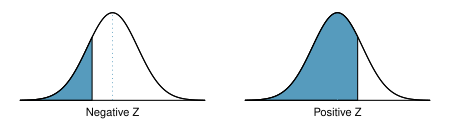

Generate this figure with R:
library(openintro)
data(COL)

GeneratePlot <- function(X, Y, label, start = -10, end = 10) {
  plot(X, Y,
       type = 'l',
       axes = FALSE,
       xlim = c(-3.4, 3.4))
  axis(1,
       at = c(-5, 0, 5),
       label = c(-5, label, 5),
       cex.axis = 0.7,
       tick = FALSE)
  these <- which(start < X & X < end)
  polygon(c(X[these[1]], X[these],X[rev(these)[1]]),
          c(0, Y[these], 0),
          col = COL[1])
  lines(X, Y)
  abline(h = 0)
  lines(c(0, 0),
        dnorm(0) * c(0.01, 0.99),
        col = COL[1],
        lty = 3)
}

X <- seq(-4, 4, 0.01)
Y <- dnorm(X)

myPDF('normalTails.pdf', 4.5, 1.3,
      mar = c(1.3, 1, 0.5, 1),
      mgp = c(3, -0.2, 0),
      mfrow = 1:2)
GeneratePlot(X, Y, "Negative Z", -10, -0.801)
GeneratePlot(X, Y, "Positive Z", -10, 0.801)
dev.off()



myPDF('normalTailLeft.pdf', 2.75, 1.05,
      mar = c(0.9, 1, 0.1, 3.05),
      mgp = c(3, -0.2, 0))
GeneratePlot(X, Y, "Negative Z", -10, -0.801)
dev.off()


myPDF('normalTailRight.pdf', 2.75, 1.05,
      mar = c(0.9, 2.9, 0.1, 1),
      mgp = c(3, -0.2, 0))
GeneratePlot(X, Y, "Positive Z", -10, 0.801)
dev.off()
